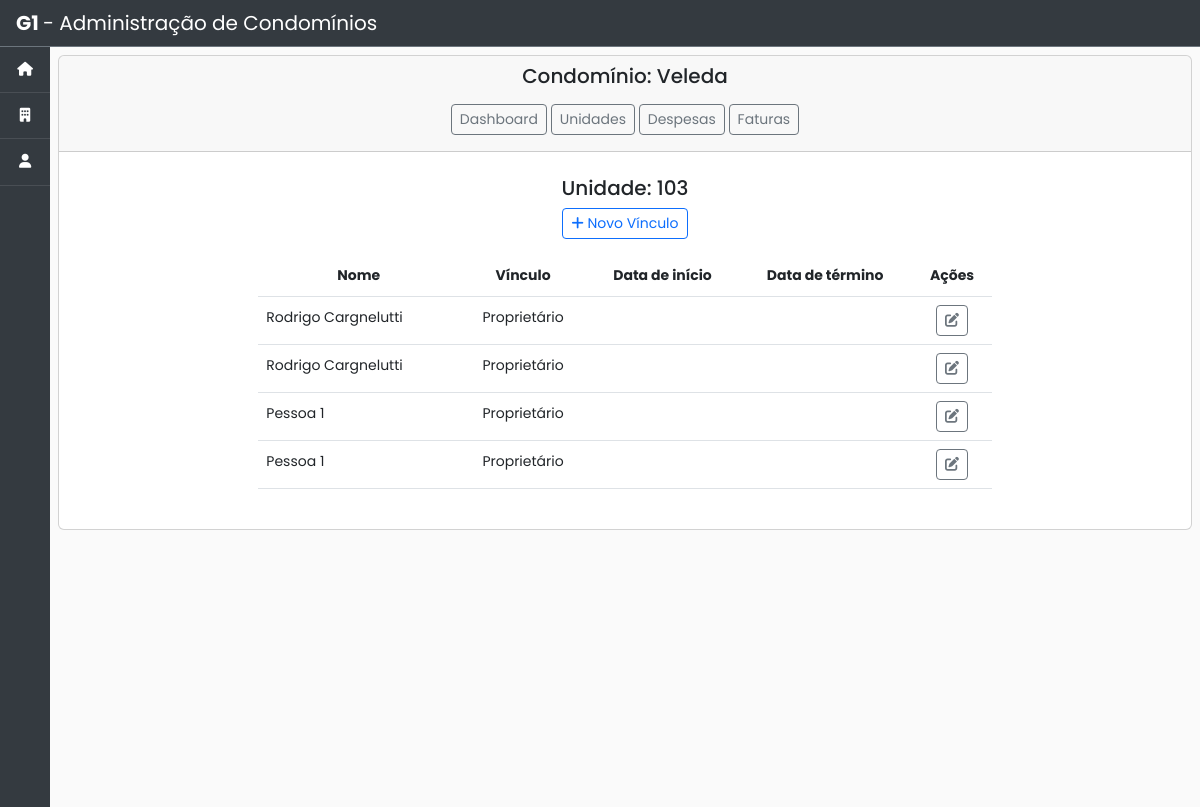
The page /condominios/pessoa_unidade_list/12/ on the database as committed earlier.
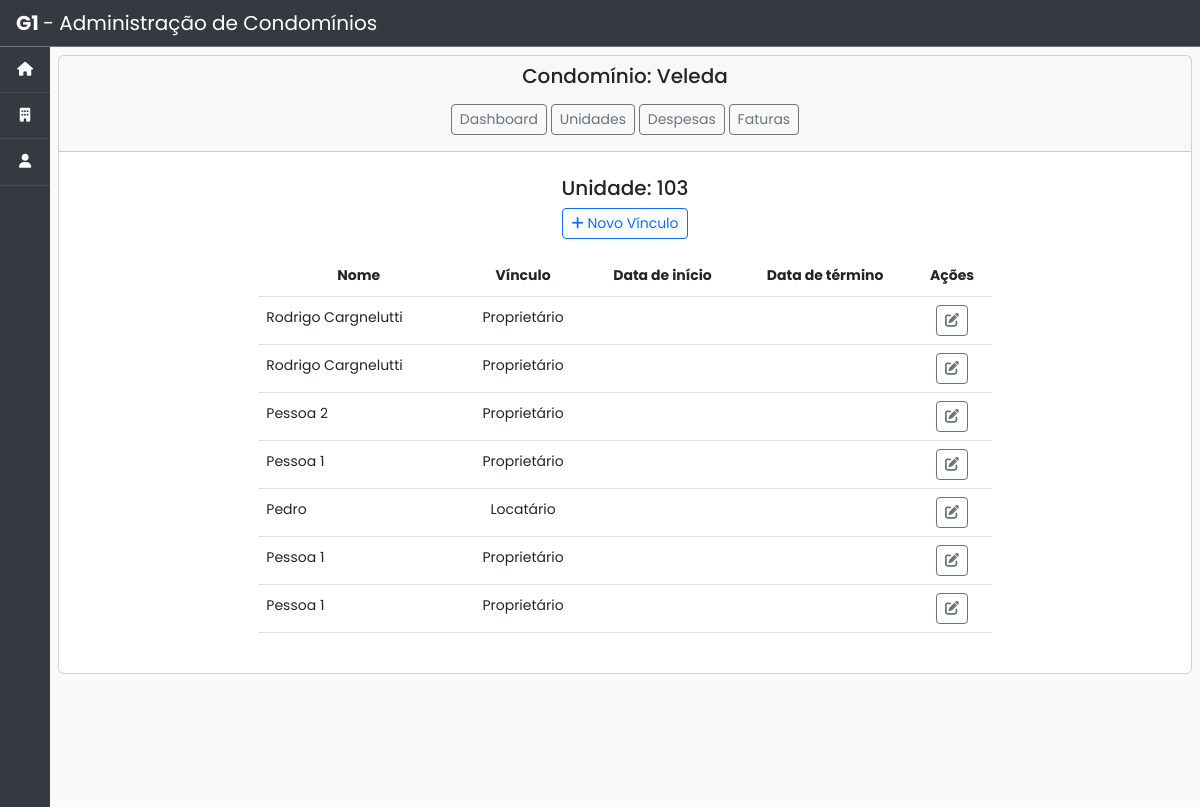
The same page on the database as committed later.
### condominio/models.py (models this page shows, shortened)
class Unidade(models.Model):
    nome = models.CharField(max_length=200)
    fracao = models.CharField('fração', max_length=20)
    condominio = models.ForeignKey(Condominio, on_delete=models.CASCADE, related_name='unidades')  # noqa

class Condominio(models.Model):
    nome = models.CharField(max_length=200)
    documento = models.CharField('CNPJ', max_length=20)
    cep = models.CharField('CEP', max_length=10)
    endereco = models.CharField('Endereço', max_length=50)
    numero = models.CharField('Número', max_length=10)
    bairro = models.CharField(max_length=50)
    cidade = models.CharField(max_length=50)
    estado = models.CharField(max_length=50)
    pais = models.CharField('País', max_length=50)
    area_comum = models.CharField('área comum', max_length=50, blank=True, null=True)  # noqa
    area_privativa = models.CharField('área privativa', max_length=50, blank=True, null=True)  # noqa
    area_total = models.CharField('área total', max_length=50, blank=True, null=True)  # noqa
    dia_vencimento_boleto = models.CharField('Dia de vencimento da fatura', max_length=2)  # noqa
    status = models.BooleanField(default=True, blank=True, null=True)
    data_inicio_contrato = models.DateTimeField(blank=True, null=True)
    data_fim_contrato = models.DateTimeField(blank=True, null=True)
    created_at = models.DateTimeField(auto_now_add=True)
    updated_at = models.DateTimeField(auto_now=True)

class PessoaUnidade(models.Model):
    class Morador(models.TextChoices):
        PROPRIETARIO = 'Proprietário', 'Proprietário'
        LOCATARIO = 'Locatário', 'Locatário'
    pessoa = models.ForeignKey(Pessoa, on_delete=models.CASCADE, related_name="moradores")  # noqa
    unidade = models.ForeignKey(Unidade, on_delete=models.PROTECT, related_name="moradores")  # noqa
    vinculo = models.CharField(choices=Morador.choices, max_length=15)  # noqa
    data_inicio = models.DateField('data de início', null=True)
    data_fim = models.DateField('data de fim', blank=True, null=True)
    created_at = models.DateTimeField(auto_now_add=True)
    updated_at = models.DateTimeField(auto_now=True)

class Pessoa(models.Model):
    class Status(models.TextChoices):
        ATIVO = 'Ativo', 'Ativo'
        INATIVO = 'Inativo', 'Inativo'
    nome = models.CharField(max_length=200)
    documento = models.CharField('CPF', max_length=20)
    status = models.CharField(choices=Status.choices, default=Status.ATIVO, max_length=10)  # noqa
    created_at = models.DateTimeField(auto_now_add=True)
    updated_at = models.DateTimeField(auto_now=True)

### condominio/views.py (the view)
# urls.py: path('pessoa_unidade_list/<int:unidade_id>/', views.pessoa_unidade_list, name='pessoa_unidade_list'),  # noqa
def pessoa_unidade_list(request, unidade_id):
    unidade = Unidade.objects.get(id=unidade_id)  # noqa
    pessoa_unidade = PessoaUnidade.objects.order_by("data_fim").filter(unidade_id=unidade_id)  # noqa
    return render(request, 'condominio/pessoa_unidade_list.html', {'unidade': unidade, 'pessoa_unidade': pessoa_unidade})  # noqa

### condominio/templates/condominio/pessoa_unidade_list.html (shortened to what this page needs)
{% extends 'base.html' %}
{% block content %}
  <div class="card">
    <div class="card-header text-center">
      <h5><span>Condomínio: {{ unidade.condominio.nome }} </span></h5>
      <div class="col-8 m-auto pt-2 pb-2 text-center">
        <a href="{% url 'condominio:gestao' condominio_id=unidade.condominio.id %}" class="btn btn-outline-secondary btn-sm">Dashboard</a>
        <a href="{% url 'condominio:unidade_list' unidade.condominio.id %}" class="btn btn-outline-secondary btn-sm">Unidades</a>
        <a href="" class="btn btn-outline-secondary btn-sm">Despesas</a>
        <a href="" class="btn btn-outline-secondary btn-sm">Faturas</a>
      </div>
    </div>
    <div class="card-body">
      <div class="col-8 m-auto pt-2 pb-2 text-center" >
        <h5>Unidade: {{unidade.nome}} </h5>
        <a href="{% url 'condominio:pessoa_unidade_create' unidade_id=unidade.id %}" class="btn btn-outline-primary btn-sm"> <span class="fas fa-plus"></span> Novo Vínculo</a>
      </div>
      <div class="col-8 m-auto pt-2 pb-2 text-center">
        <table class="table">
          <thead class="thead-dark">
            <tr style="text-align: center">
              <th scope="col">Nome</th>
              <th scope="col">Vínculo</th>
              <th scope="col">Data de início</th>
              <th scope="col">Data de término</th>
              <th scope="col">Ações</th>
            </tr>
          </thead>
          <tbody>
            {% for pu in pessoa_unidade %}
            <tr style="text-align: center">
              <td style="text-align: left">{{pu.pessoa.nome}}</td>
              <td>{{pu.vinculo}}</td>
              <td>{{pu.data_inicio|date:"d/m/Y"}}</td>
              <td>{{pu.data_fim|date:"d/m/Y"}}</td>
              <td>
                <a href=" {% url 'condominio:pessoa_unidade_update' pu.id %}" class="btn btn-outline-secondary btn-sm" data-bs-toggle="tooltip" data-bs-placement="top" title="Editar"><i class="fas fa-edit"></i></a>
              </td>
            </tr>
            {% endfor %}
          </tbody>
        </table>
      </div>
    </div>
  </div>
{% endblock %}

### condominio/templates/base.html (shortened to what this page needs)
{% load static %}
<!doctype html>
<html lang="pt-br">
<head>
	<link rel="stylesheet" href="https://cdn.jsdelivr.net/npm/bootstrap@5.3.0-alpha2/dist/css/bootstrap.min.css" rel="stylesheet">
	<link href="{% static 'fontawesomefree/css/fontawesome.css' %}" rel="stylesheet" type="text/css">
	<link href="{% static 'fontawesomefree/css/brands.css' %}" rel="stylesheet" type="text/css">
	<link href="{% static 'fontawesomefree/css/solid.css' %}" rel="stylesheet" type="text/css">
	<link rel="stylesheet" href="{% static 'css/global-style.css' %}">
</head>
<body>
	<header>
		  <a class="navbar-brand" href="{% url 'condominio:list' %}">
			<strong>G1 </strong> - Administração de Condomínios</a>
	</header>
	<div class="d-flex">
		<nav id="sidebar">
			<ul class="list-unstyled">
				<li data-bs-toggle="tooltip" data-bs-placement="top" title="Home">
					<a href="{% url 'condominio:list' %}"><span class="fa fa-house"></span></a>
				</li>
				<li data-bs-toggle="tooltip" data-bs-placement="top" title="Condomínios">
					<a href="{% url 'condominio:list' %}"><span class="fa fa-building"></span></a>
				</li>
				<li data-bs-toggle="tooltip" data-bs-placement="top" title="Pessoas">
					<a href="{% url 'condominio:pessoa_list' %}"><span class="fa fa-user"></span></a>
				</li>
			</ul>
		</nav>
		<div id="content" class="p-2">
			{% block content %}
			{% endblock %}
		</div>
	</div>
</body>
</html>

### base_static/css/global-style.css (style rules this page uses)
:root { --blue: #007bff; --indigo: #6610f2; --purple: #6f42c1; --pink: #e83e8c; --red: #dc3545; --orange: #fd7e14; --yellow: #ffc107; --green: #28a745; --teal: #20c997; --cyan: #17a2b8; --white: #fff; --gray: #6c757d; --gray-dark: #343a40; --primary: #007bff; --secondary: #6c757d; --success: #28a745; --info: #17a2b8; --warning: #ffc107; --danger: #dc3545; --light: #f8f9fa; --dark: #343a40; }
html { position: relative; min-height: 100%; font-family: sans-serif; line-height: 1.15; -webkit-text-size-adjust: 100%; -webkit-tap-highlight-color: rgba(0, 0, 0, 0); }
body { margin: 0; font-family: "Poppins", Arial, sans-serif; font-size: 14px; line-height: 1.8; font-weight: normal; background: #fafafa; color: white; }
header { background: var(--gray-dark); border-bottom : 0.1px solid var(--secondary) }
#content { width: 100%; -webkit-transition: all 0.3s; -o-transition: all 0.3s; transition: all 0.3s; }
.navbar-brand { display: inline-block; padding-top: 0.3125rem; padding-bottom: 0.3125rem; margin-left: 1rem; font-size: 1.25rem; line-height: inherit; }
#sidebar { min-width: 50px; max-width: 50px; text-align: center; background: var(--gray-dark) ; color: #fff; font-size: 14px; height: 95vh; }
#sidebar ul li a { list-style-type: none; padding: 10px 0; display: block; color: white; border-bottom: 1px solid rgba(255, 255, 255, 0.1); }

Rows that differ between the two databases and show on the page:
added PessoaUnidade: pessoa.nome "Pessoa 2", vinculo "Proprietário"
added PessoaUnidade: pessoa.nome "Pessoa 1", vinculo "Proprietário"
added PessoaUnidade: pessoa.nome "Pedro", vinculo "Locatário"
